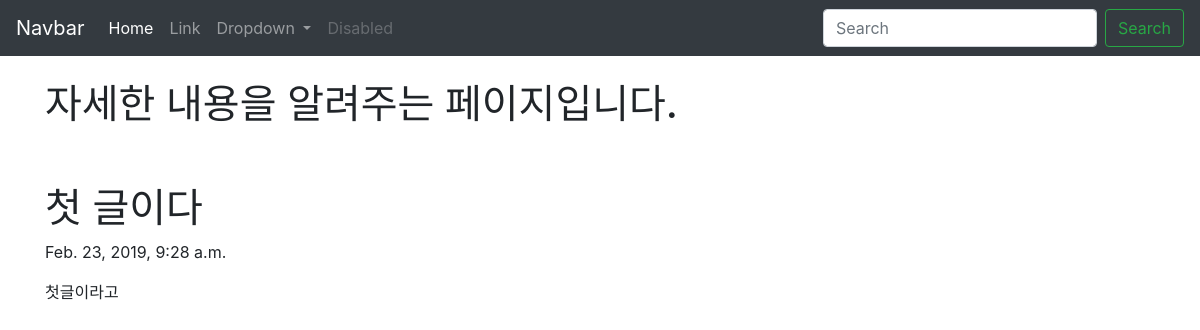
The page /blog/1 on the database its author committed.
### blogapp/models.py (models this page shows, shortened)
class Blog(models.Model):
    title = models.CharField(max_length=200)
    pub_date = models.DateTimeField('date published')
    body = models.TextField()

### blogapp/views.py (the view)
# urls.py: path('blog/<int:blog_id>',blogapp.views.detail, name="detail"),
def detail(request,blog_id):
    details = get_object_or_404(Blog,pk=blog_id)
    return render(request, 'detail.html', {'details':details}) #마지막 데이터를 html에 담아서 html을 띄워라

### blogapp/templates/detail.html (shortened to what this page needs)
<head>
    <link rel="stylesheet" href="https://stackpath.bootstrapcdn.com/bootstrap/4.3.1/css/bootstrap.min.css">
</head>
<body>
    <nav class="navbar navbar-expand-lg navbar-dark bg-dark">
        <a class="navbar-brand" href="#">Navbar</a>
        <div class="collapse navbar-collapse" id="navbarSupportedContent">
          <ul class="navbar-nav mr-auto">
            <li class="nav-item active">
              <a class="nav-link" href="#">Home <span class="sr-only">(current)</span></a>
            </li>
            <li class="nav-item">
              <a class="nav-link" href="#">Link</a>
            </li>
            <li class="nav-item dropdown">
              <a class="nav-link dropdown-toggle" href="#" id="navbarDropdown" role="button" data-toggle="dropdown" aria-haspopup="true" aria-expanded="false">
                Dropdown
              </a>
            </li>
            <li class="nav-item">
              <a class="nav-link disabled" href="#" tabindex="-1" aria-disabled="true">Disabled</a>
            </li>
          </ul>
          <form class="form-inline my-2 my-lg-0">
            <input class="form-control mr-sm-2" type="search" placeholder="Search" aria-label="Search">
            <button class="btn btn-outline-success my-2 my-sm-0" type="submit">Search</button>
          </form>
        </div>
      </nav>
      <div class="container">
          <br>
          <h1>자세한 내용을 알려주는 페이지입니다.</h1>
          <br><br>
          <h1>{{details.title}}</h1>
          <p>{{details.pub_date}}</p>
          <p>{{details.body}}</p>
      </div>
</body>

### rows shown on the page
Blog: title "첫 글이다", pub_date "Feb. 23, 2019, 9:28 a.m.", body "첫글이라고"
